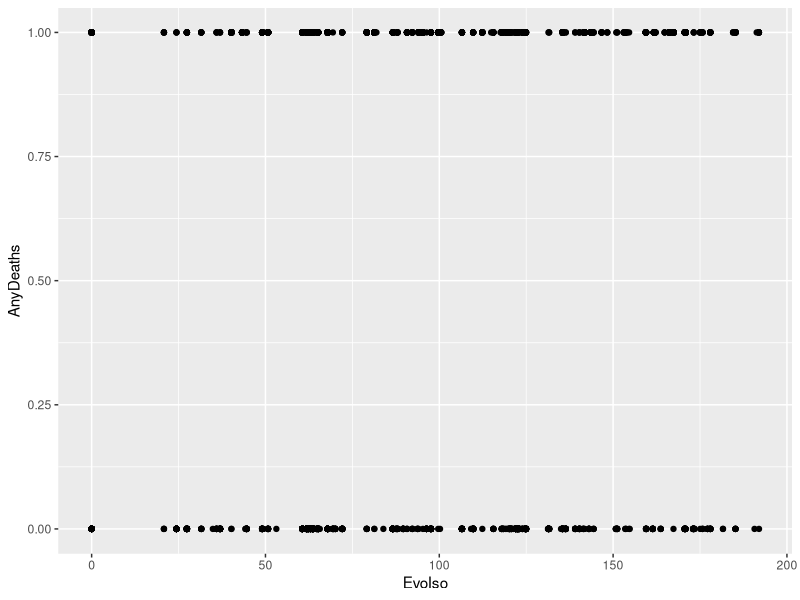
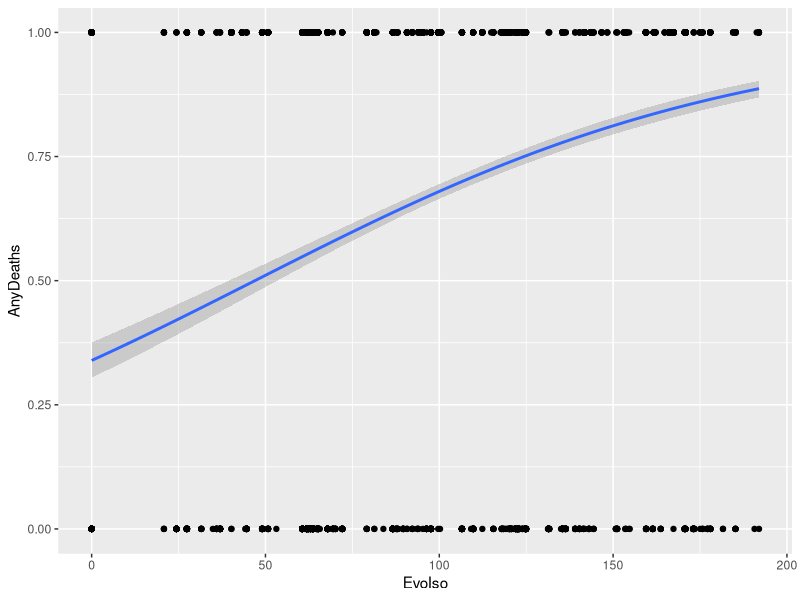
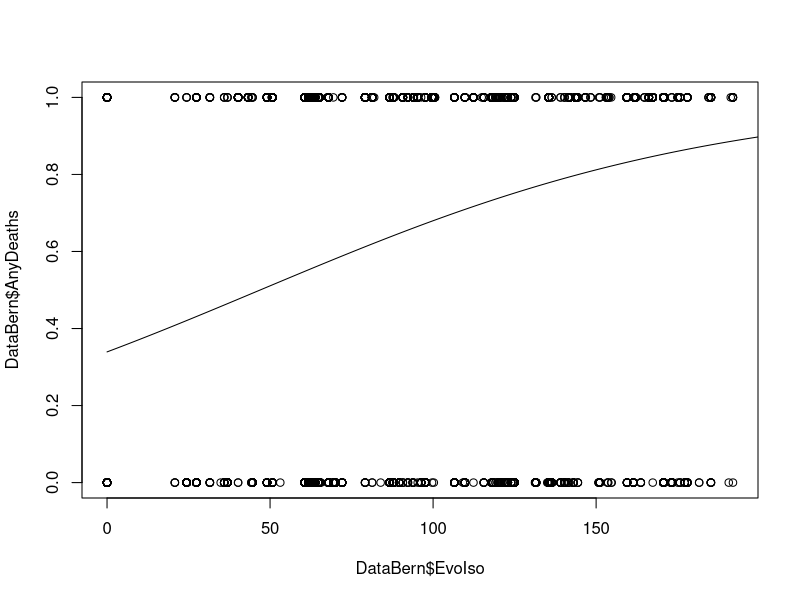
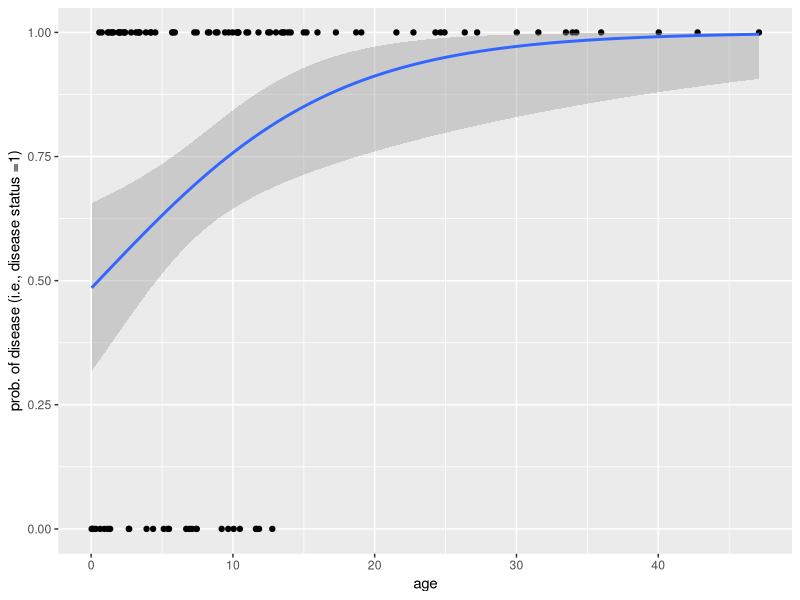
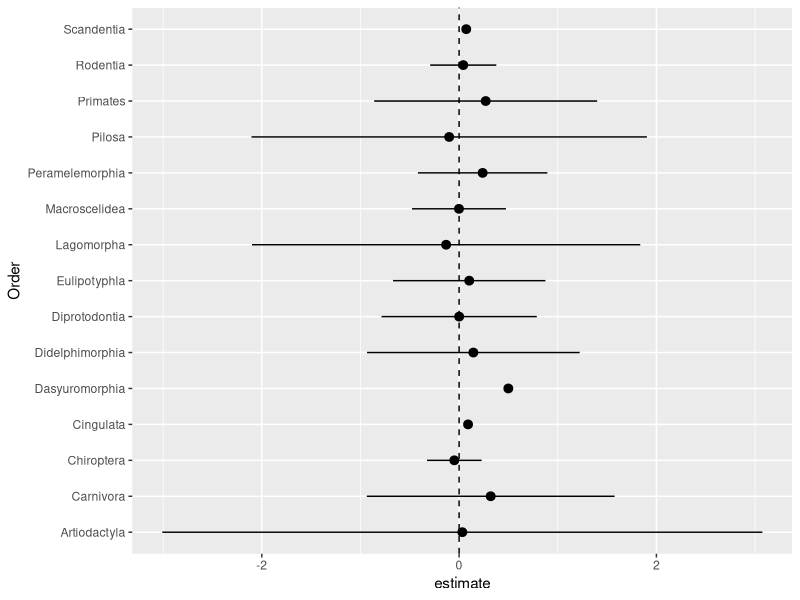
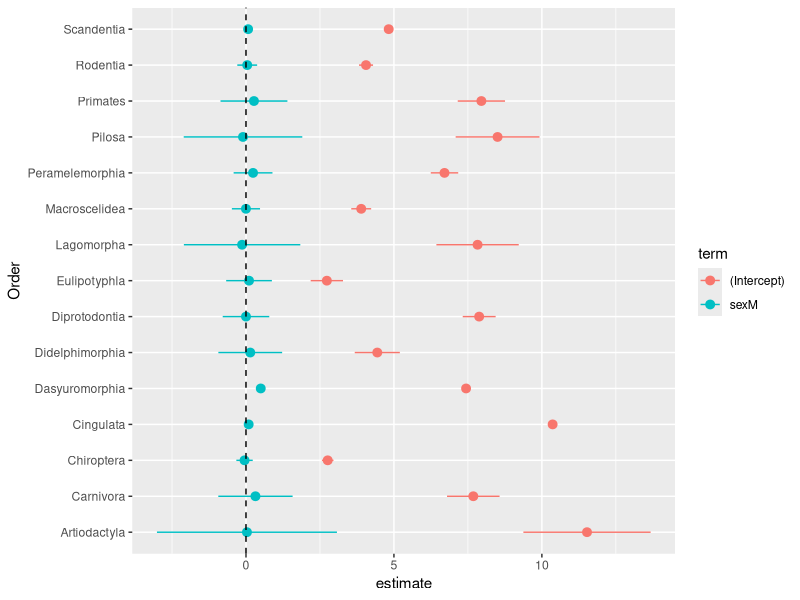
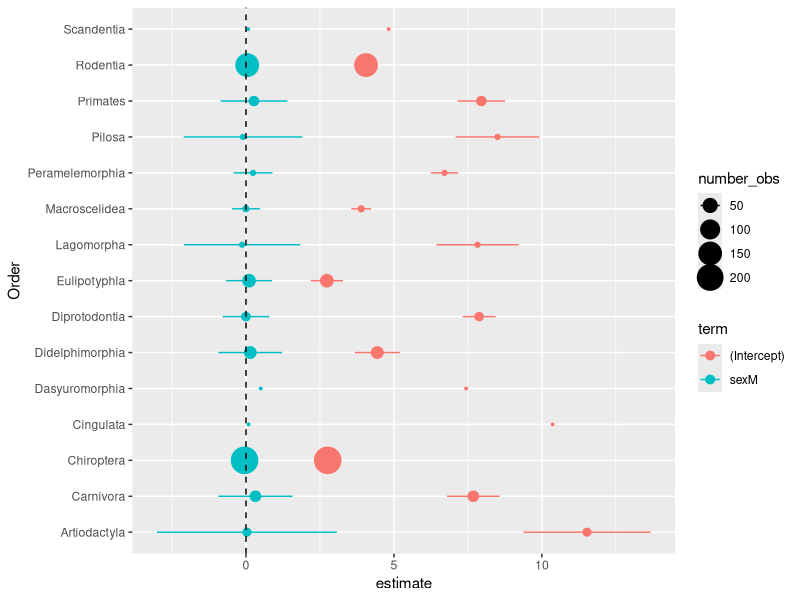
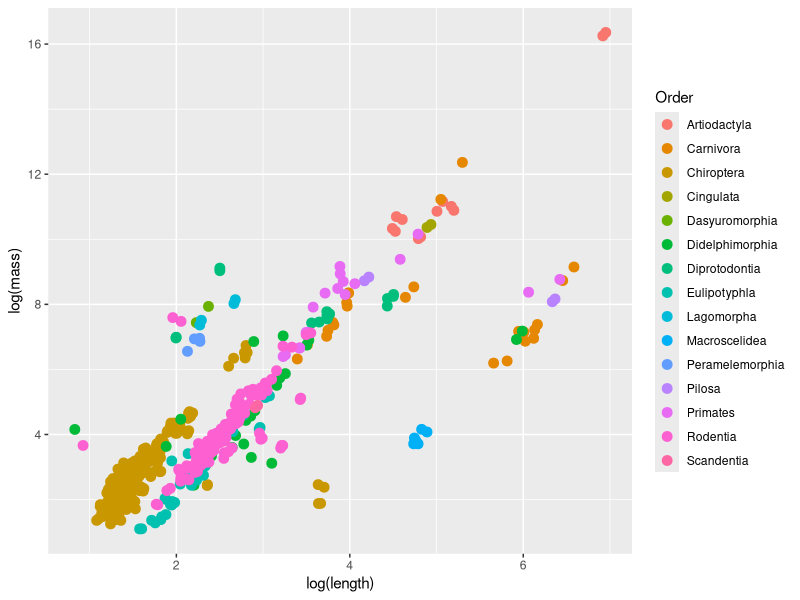

Reproduce these figures in R, in order.
## ---- chunk 1
library(tidyverse)
library(broom)
library(lme4)
## ---- chunk 2
disease_distance <- read_csv("data/disease_distance.csv")

disease_distance %>% 
  mutate(AnyDeaths = case_when(Deaths > 0 ~ 1,
                               Deaths == 0 ~ 0)) -> DataBern

DataBern |>
  ggplot(aes(x = EvoIso, y = AnyDeaths)) + 
  geom_point()
## ---- chunk 3
model <- glm(AnyDeaths ~ EvoIso, 
             family = "binomial", 
             data = DataBern)
summary(model)
## ---- chunk 4
DataBern |>
  ggplot(aes(x = EvoIso, y = AnyDeaths)) + 
  geom_point() +
  geom_smooth(method = "glm", 
              method.args = list(family = "binomial")
              )

### base R implementation

EvoIso <- seq(0, 200, 0.1)
predicted_prob <- predict(model, list(EvoIso = EvoIso), type = "response")

plot(DataBern$EvoIso, DataBern$AnyDeaths)
lines(EvoIso, predicted_prob)
## ---- chunk 5
data_generator <- function(sample_size = 100, effect = 0.1){
  age <- rexp(n = sample_size, rate = 1/10)
  linear_predictor <- effect*age
  prob <- 1/(1+exp(-linear_predictor))
  
  disease_status <- c()
  
  for (i in 1:length(prob)){
  disease_status[i] <- rbinom(n = 1, size = 1, prob = prob[i])
  }
  
  return(data.frame(age = age, disease_status = disease_status))
}

data <- data_generator()

data %>% pivot_longer(! age) %>% 
  ggplot(aes(x = age, y = value)) + geom_point() + 
  geom_smooth(method = "glm", method.args = list(family = "binomial")
              ) + labs(y = "prob. of disease (i.e., disease status =1)")

model <- glm(disease_status~scale(age), family = binomial, data = data)
summary(model)
## ---- chunk 6
power_analysis_function <- function(sample_size){
  
  sims <- 1000
  pvalues <- c()
  for (i in 1:sims){
  data <- data_generator(sample_size)
  model <- glm(disease_status~scale(age), family = binomial, data = data)
  pvalues[i] <- summary(model)$coefficients[2,4]
  }
  
  power_estimate <- length(which(pvalues < 0.01))/length(pvalues)
  
  return(power_estimate)
}

sample_sizes <- seq(150,200,10); power_estimates <- c()

for (i in 1:length(sample_sizes)){
  power_estimates[i] <- power_analysis_function(sample_size = sample_sizes[i])
}

knitr::kable(cbind(n = sample_sizes, power = power_estimates))
## ---- chunk 7
SSDdata <- read_csv("data/SSDinMammals.csv")
## ---- chunk 8
mammal_length <- SSDdata %>%
  select(c("Order", "Scientific_Name", "lengthM", "lengthF")) %>%
  pivot_longer(c(lengthM, lengthF), names_to = "sex", values_to = "length",
               names_pattern = "length(.)")

mammal_mass <- SSDdata %>%
  select(c("Order", "Scientific_Name", "massM", "massF")) %>%
  pivot_longer(c(massM, massF), names_to = "sex", values_to = "mass",
               names_pattern = "mass(.)")

mass_nodup <- mammal_mass %>% 
  group_by(Scientific_Name, sex) %>%
  distinct(Scientific_Name, sex, .keep_all = TRUE)

length_nodup <- mammal_length %>% 
  group_by(Scientific_Name, sex) %>%
  distinct(Scientific_Name, sex, .keep_all = TRUE)

mammal_long <- full_join(mass_nodup, length_nodup, 
                         by = join_by("Scientific_Name", "sex", "Order")) |>
  drop_na()

glimpse(mammal_long)
## ---- chunk 9
# run linear model of size on sex for EACH Order

Order_specific_models <- 
  mammal_long |> 
  group_by(Order) |>
  do(model = tidy(lm(log(mass) ~ sex, data = .), conf.int = T))
  
# get coefficients for each Order

Order_specific_models |>
  unnest() |>
  select(Order, estimate)

# visualize effects, CIs, and p values

Order_specific_models |>
  unnest() |>
  subset(term == "sexM") |>
  group_by(Order) |>
  ggplot(aes(y = Order, x = estimate, 
             xmin = conf.low,
             xmax = conf.high
             )
         ) +
  geom_pointrange() +
  geom_vline(xintercept = 0, lty = 2)
## ---- chunk 10
Order_specific_models |>
  unnest() |>
  # subset(term == "sexM") |>
  group_by(Order) |>
  ggplot(aes(y = Order, x = estimate, 
             xmin = conf.low,
             xmax = conf.high,
             color = term
             )
         ) +
  geom_pointrange() +
  geom_vline(xintercept = 0, lty = 2)
## ---- chunk 11
for (i in 1:nrow(Order_specific_models)){
  print(summary(Order_specific_models$mod[[i]]))
}
## ---- chunk 12
mammal_long |> 
  group_by(Order) |>
  summarise(number_obs = n()) |>
  merge(Order_specific_models) |>
  unnest() |>
  ggplot(aes(y = Order, x = estimate, 
             xmin = conf.low,
             xmax = conf.high,
             color = term,
             size = number_obs
             )
         ) +
  geom_pointrange() +
  geom_vline(xintercept = 0, lty = 2) +
  scale_size(range = c(0, 2))
## ---- chunk 13
ggplot(data = mammal_long, aes(y = log(mass), 
                               x = log(length)
                               )
       ) + 
    geom_point(aes(color = Order), size = 3) -> p

p 
## ---- chunk 14
# no Order-dependence:
p + geom_smooth(method = "lm")

# intercept AND slope fixed and specific to the Order:
p + geom_smooth(method = "lm") + facet_wrap(~Order) 
## ---- chunk 15
## random intercept for Order

model <- lmer(formula = log(mass) ~ log(length) + (1|Order), data = mammal_long)
summary(model)

fixef(model)
ranef(model)
## ---- chunk 16
mammal_long |> ungroup() |> select(mass, length, Order) |> 
  mutate(fit.m = predict(model, re.form = NA), # does not include random effects
         fit.c = predict(model, re.form = NULL) # includes random effects
         ) ->
  predicted_values

predicted_values |>
  ggplot(aes(x = log(length), y = log(mass), color = Order)) +
  geom_point(size = 3) +
  geom_line(inherit.aes = F, aes(x = log(length), y = fit.c, color = Order), size = 1) +
  geom_line(inherit.aes = F, aes(x = log(length), y = fit.m), color = "black", size = 2)
## ---- chunk 17
## random intercept and slope for Order

model2 <- lmer(formula = log(mass) ~ log(length) + (1+log(length)|Order), data = mammal_long)
summary(model2)

fixef(model2)
ranef(model2)
## ---- chunk 18
mammal_long |> ungroup() |> select(mass, length, Order) |> 
  mutate(fit.m = predict(model2, re.form = NA),
         fit.c = predict(model2, re.form = NULL)
         ) ->
  predicted_values

predicted_values |>
  ggplot(aes(x = log(length), y = log(mass), color = Order)) +
  geom_point(size = 3) +
  geom_line(inherit.aes = F, aes(x = log(length), y = fit.c, color = Order), size = 1) +
  geom_line(inherit.aes = F, aes(x = log(length), y = fit.m), color = "black", size = 2)
## ---- chunk 19
Model <- lmer(log(mass) ~ sex + (1+sex|Order), mammal_long)

mammal_long |> ungroup() |> select(Scientific_Name, mass, sex, Order) |> 
  mutate(fit.m = predict(Model, re.form = NA),
         fit.c = predict(Model, re.form = NULL)
         ) ->
  predicted_values

predicted_values |>
  ggplot(aes(x = sex, y = log(mass))) +
  geom_line(aes(group = Scientific_Name), color = "lightgrey") +
  geom_point(color = "lightgrey", size = 2) +
  geom_point(inherit.aes = F, aes(x = sex, y = fit.c, color = Order), size = 3) +
  geom_line(inherit.aes = F, aes(x = sex, y = fit.c, color = Order, group = Order), size = 2) +
  geom_point(inherit.aes = F, aes(x = sex, y = fit.m), color = "black", size = 3) +
  geom_line(inherit.aes = F, aes(x = sex, y = fit.m, group = ""), color = "black", size = 3) +
  theme_classic()
